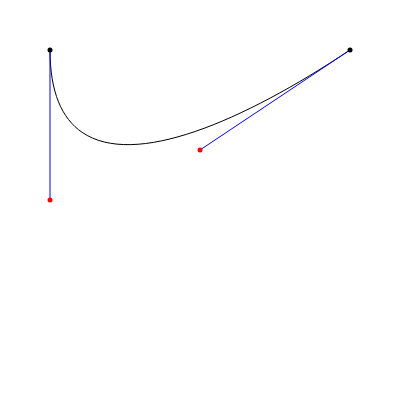
Frame 1 (no input)
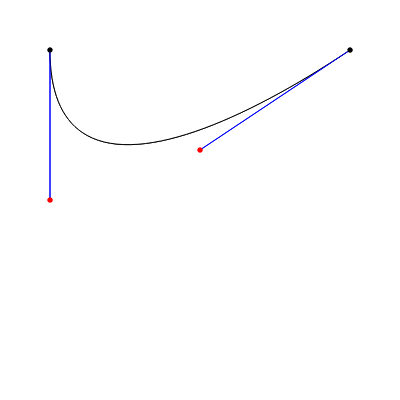
Frame 2 (the mouse pressed at the canvas centre, redrawn once)

The p5.js sketch that drew these frames (run headless with seeded random() and noise() and a simulated clock; the mouse was pressed at the canvas centre and the sketch redrawn once):

// p5.js sketch
// ── sketch.js
function setup () {
  createCanvas(400, 400);
}

const x1 = 50;
const y1 = 50;
const x2 = 350;
const y2 = 50;

const cx1 = 50;
const cy1 = 200;
const cx2 = 200;
const cy2 = 150;

function draw () {
  strokeWeight(1);
  stroke(0);
  beginShape();
  vertex(x1, y1); // we need to add a startpoint
  bezierVertex(cx1, cy1, cx2, cy2, x2, y2);
  endShape();

  stroke("blue");
  line(x1, y1, cx1, cy1);
  line(x2, y2, cx2, cy2);

  strokeWeight(5);
  stroke("black");
  point(x1, y1);
  point(x2, y2);
  stroke("red");
  point(cx1, cy1);
  point(cx2, cy2);

  noLoop();
}
